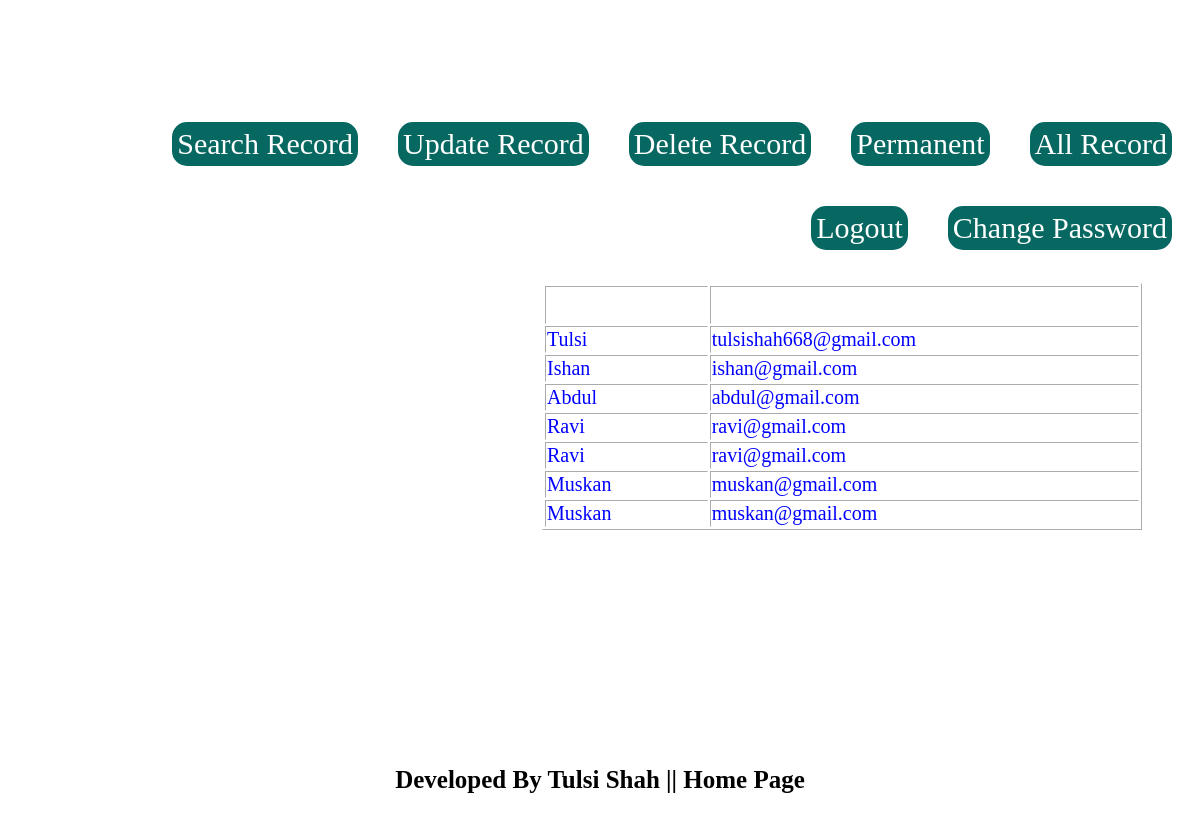
Screenshot of /all with the database file from the repository.
### app1/models.py (models this page shows, shortened)
class contactm(models.Model):
    username=models.CharField(max_length=50)
    email=models.CharField(max_length=100)

### app1/views.py (the view)
# urls.py: path('all',views.all),
def all(request):
    r=contactm.objects.all
    return render(request,"all.html",{'data':r})

### templates/all.html (shortened to what this page needs)
{% extends 'homebase.html' %}
{% block content1 %}
<h1 id="h1">All Record</h1>
<center>
    <table id="table" border=1>
        <tr>
            <th id="th">Name</th>
            <th id="th">Email</th>
        </tr>
        {% for x in data  %}
            <tr>
                <td id="td">{{x.username}}</td>
                <td id="td">{{x.email}}</td>
            </tr>
            {% endfor %}
    </table>
</center>
{% endblock content1 %}
{% block footer %}<h1 id="hh">Developed By Tulsi Shah || Home Page</h1>
{% endblock footer %}

### templates/homebase.html (shortened to what this page needs)
<html>
    <head>
        <link rel="stylesheet" href="static/css/home.css">
    </head>
    <body>
        <div>
            <div id="header"><h1>{{user.username}}</h1></div>
            <div id="content">
                    <ul id="menubar">
                        <li><a href="all">All Record</a></li>
                        <li><a href="permanent">Permanent</a></li>
                        <li><a href="delete">Delete Record</a></li>
                        <li><a href="update">Update Record</a></li>
                        <li><a href="search">Search Record</a></li>
                        <li><a href="change">Change Password</a></li>
                        <li><a href="userlogout">Logout</a></li>
                    </ul>
                </div>
                <div id="content1">
                    {% block content1 %}{% endblock content1 %}
                </div>
            </div>
            <div id="footer">{% block footer %}{% endblock footer %}</div>
    </body>
</html>

### static/css/home.css (style rules this page uses)
body { background-image: url('https://thumbs.dreamstime.com/b/old-book-flying-letters-magic-light-background-bookshelf-library-ancient-books-as-symbol-knowledge-history-218640948.jpg'); background-position: center; background-size: cover; }
#header { height: 10%; width: 100%; color: white; font-size: 40px; text-align: center; }
#content { height: 20%; width: 100%; }
#menubar { list-style-type: none; }
#menubar li { text-decoration: none; display: inline; }
#menubar li a { text-decoration: none; color: white; margin: 20px; padding: 5px; font-size: 30px; float: right; background-color: rgb(7, 104, 97); border-radius: 15px; }
#content1 { height: 60%; width: 100%; }
#footer { height: 5%; width: 100%; }
#hh { color:black; font-size: 25px; text-align: center; }
#table { height: 30px; width: 600px; float: right; margin-top: -50px; border-color: white; margin-right: 50px; }
#th { color:white; font-size: 30px; }
#td { color:blue; font-size: 20px; }
#h1 { color: white; font-size: 30px; }

### rows the page displays
contactm: username "Tulsi", email "tulsishah668@gmail.com"
contactm: username "Ishan", email "ishan@gmail.com"
contactm: username "Abdul", email "abdul@gmail.com"
contactm: username "Ravi", email "ravi@gmail.com"
contactm: username "Ravi", email "ravi@gmail.com"
contactm: username "Muskan", email "muskan@gmail.com"
contactm: username "Muskan", email "muskan@gmail.com"
